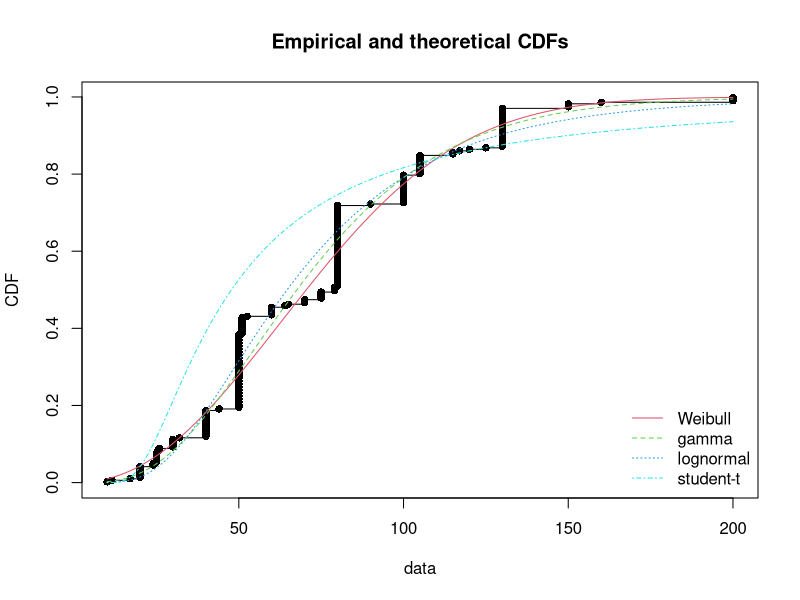
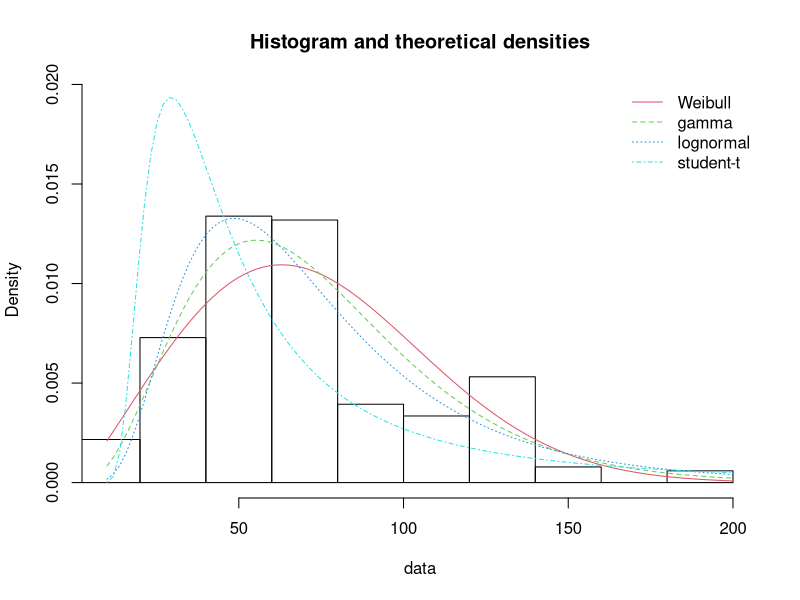
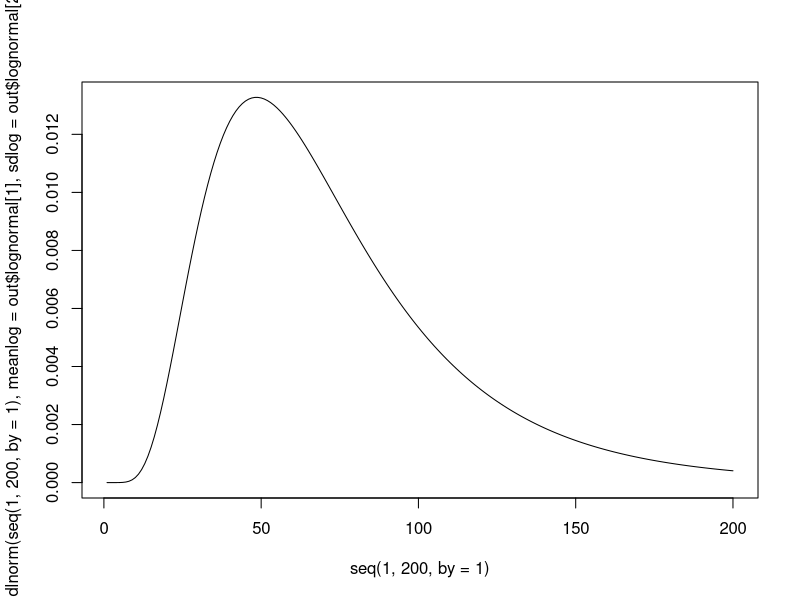

The R script that drew these images, in order: (Note: this script raises an error after producing the figures.)
################################################################
## A little function to take the input data on seabird density
## or fishing effort and re-scale between 0 and 1 based on the
## empirical / modeled cumulative distribution
## Empirical could be OK if not too many extremes
## Fitting a specific distribution (e.g. lognormal) might be better
## if several extremes
#################################################################

### Applying the cumulative distribution (either empirical or by fitting a model)
### Currently, there are: weibull, gamma, lognormal and student-t distributions

library(fitdistrplus)

test_dist <- function(data, fitting=TRUE){
  if (fitting == TRUE){
    fitW <- fitdist(data, "weibull")
    fitg <- fitdist(data, "gamma")
    fitln <- fitdist(data, "lnorm")
    fitst <- fitdist(data, "t", start=list(ncp=mean(data),df=3))
    summary(fitW)
    summary(fitg)
    summary(fitln)
    summary(fitst)
    cdfcomp(list(fitW, fitg, fitln,fitst), legendtext=c("Weibull", "gamma", "lognormal", "student-t"))
    denscomp(list(fitW, fitg, fitln,fitst), legendtext=c("Weibull", "gamma", "lognormal", "student-t"))
    return(list(Weibull=coef(fitW),
                gamma= coef(fitg),
                lognormal= coef(fitln),
                student= coef(fitst)))
  }

  if (fitting == FALSE){
    P = ecdf(data)
    plot(seq(min(data), max(data), by=0.01), P(seq(min(data), max(data), by=0.01)))
  }
}

### Example data
  data(groundbeef)
  serving <- groundbeef$serving

### Applying the function to the data
### the important thing here is to aggregate all data across time and month
### this is so that the metric is bounded between 0 and 1 (and becomes comparable across time and area)

  out <- test_dist(data = serving, fitting =TRUE)

### based on the plot on distribution fitting, choose which one to use
### Here the data could be at each time step and NEAFC area
  plot(seq(1,200,by=1), dlnorm(seq(1,200,by=1), meanlog=out$lognormal[1], sdlog=out$lognormal[2]), type="l")
  metric <- plnorm(data, meanlog=out$lognormal[1], sdlog=out$lognormal[2])
